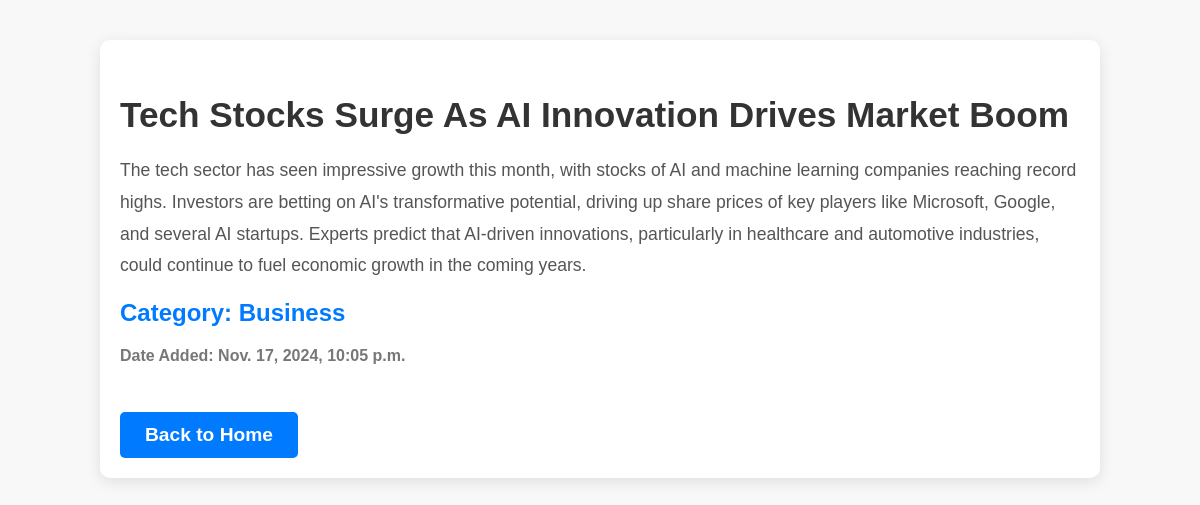
Page /News/10/ on the committed database.
### news_website_homework_app/models.py (models this page shows, shortened)
class News(models.Model):
    title = models.CharField('Title', max_length=100)
    text = models.TextField('Text')
    category = models.ForeignKey(NewCategory, on_delete=models.CASCADE, related_name='News')
    date_added = models.DateTimeField('Date Added', auto_now_add=True)
    class Meta:
        verbose_name = 'New'
        verbose_name_plural = 'News'

class NewCategory(models.Model):
    category_name = models.CharField('Category Name', max_length=100)
    date_added = models.DateTimeField('Date Added', auto_now_add=True)
    def __str__(self):
        return self.category_name
    class Meta:
        verbose_name = 'Category Name'
        verbose_name_plural = 'Category Names'

### news_website_homework_app/views.py (the view)
def main_home_read_more(request, news_id):
    news_item = get_object_or_404(News, pk=news_id)
    return render(request, 'news_website_homework_app/read_more.html', {'news_item': news_item})

### news_website_homework_app/templates/news_website_homework_app/read_more.html (shortened to what this page needs)
{% load static %}
<!DOCTYPE html>
<html lang="en">
<head>
    <link rel="stylesheet" href="{% static 'news_website_homework_app/css/read_more.css' %}">
</head>
<body>
    <div class="news-detail-container">
        <h3>{{ news_item.title }}</h3>
        <p>{{ news_item.text }}</p>
        <h3 class="category">Category: {{ news_item.category }}</h3>
        <h4 class="date-added">Date Added: {{ news_item.date_added }}</h4>
        <a href="{% url 'main_home_page' %}" class="back-home">Back to Home</a>
    </div>
</body>
</html>

### static/news_website_homework_app/css/read_more.css (style rules this page uses)
body { font-family: 'Helvetica', sans-serif; background-color: #f8f8f8; margin: 0; padding: 0; color: #333; }
.news-detail-container { width: 80%; margin: 40px auto; background-color: #fff; padding: 20px; border-radius: 10px; box-shadow: 0 4px 15px rgba(0, 0, 0, 0.1); }
h3 { font-size: 2.2em; color: #333; margin-bottom: 20px; font-weight: bold; text-transform: capitalize; }
h3.category { font-size: 1.5em; color: #007bff; margin-top: 15px; text-transform: capitalize; }
h4.date-added { font-size: 1em; color: #777; margin-top: 10px; }
p { font-size: 1.1em; line-height: 1.8; margin-top: 20px; color: #555; }
a.back-home { display: inline-block; padding: 12px 25px; background-color: #007bff; color: white; font-size: 1.2em; font-weight: bold; text-decoration: none; border-radius: 5px; margin-top: 25px; transition: background-color 0.3s ease, transform 0.3s ease; }

### rows in the picture
News: title "Tech Stocks Surge As AI Innovation Drives Market Boom", text "The tech sector has seen impressive growth this month, with stocks of AI and machine learning companies reaching record highs. Investors are betting on AI's transformative potential, driving up share prices of key players like Microsoft, Google, and several AI startups. Experts predict that AI-driven innovations, particularly in healthcare and automotive industries, could continue to fuel economic growth in the coming years.", category "Business", date_added "Nov. 17, 2024, 10:05 p.m."
